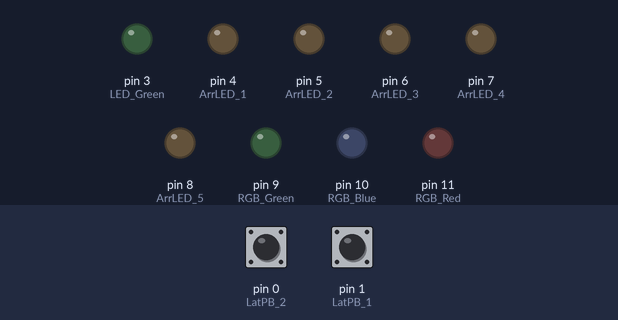
Simulated run of this sketch. Board: Arduino Uno, built with avr-gcc and run on an emulated ATmega328P. Parts: output pins drawn as LEDs (lit = HIGH). The test bench sets the inputs (shaded band); at power-on: pin 1 (LatPB_1) HIGH, pin 0 (LatPB_2) HIGH.

Above: at 1.2 s.
1.3 s: pin 1 (LatPB_1) pulled LOW for 0.15 s
At 1.7 s:
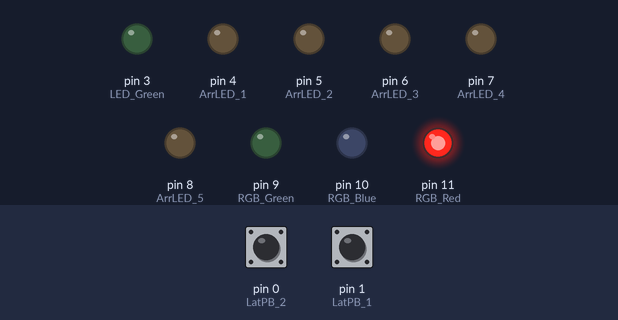
At 2.2 s:
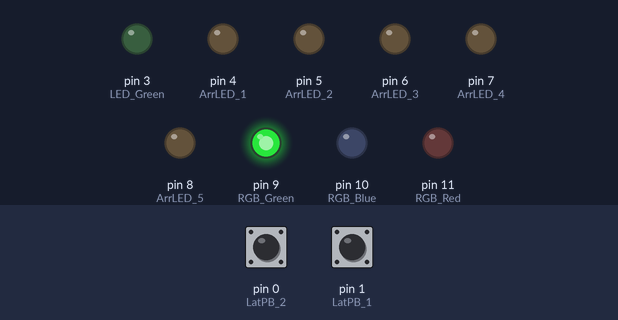
4.4 s: pin 0 (LatPB_2) pulled LOW for 3.2 s
At 5.03 s:
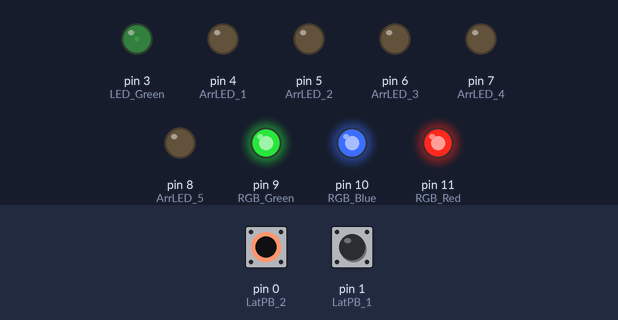
At 5.93 s:
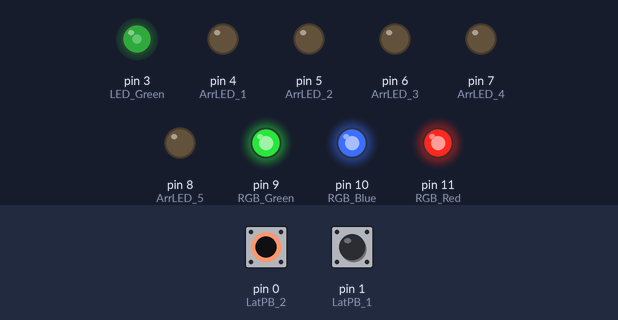
9.1 s: pin 0 (LatPB_2) pulled LOW for 0.15 s
10.7 s: pin 0 (LatPB_2) pulled LOW for 1 s
13.2 s: pin 0 (LatPB_2) pulled LOW for 0.15 s
14.8 s: pin 0 (LatPB_2) pulled LOW for 1 s
Timing chart, 0 to 17.8 s (numbered marks = the images above; inputs shaded):
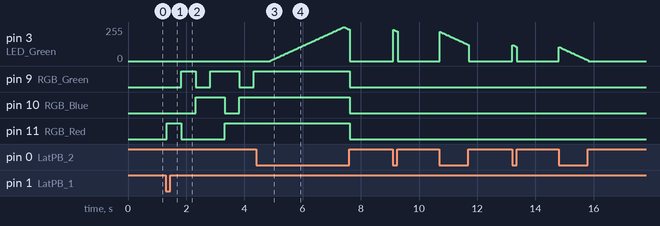

Measured:
- after the input at 1.3 s, pin 9 (RGB_Green): goes HIGH 0.50 s, LOW 0.50 s, HIGH 1.0 s, LOW 0.50 s, then HIGH, starting after 0.52 s; pin 10 (RGB_Blue): LOW → HIGH after 1.0 s, → LOW 1.0 s later, → HIGH 0.50 s later; pin 11 (RGB_Red): LOW → HIGH at once, → LOW 0.50 s later, → HIGH 1.5 s later
- after the input at 4.4 s, pin 3 (LED_Green): rises from 0/255 to 255/255 in 2.5 s, then falls to 0/255 in 0.21 s; pin 9 (RGB_Green), pin 10 (RGB_Blue), pin 11 (RGB_Red): HIGH → LOW after 3.2 s instead of 0.45 s

The sketch:

LED.ino
```cpp
/*
LED Demo Code
ProStrain Technologies
By Zharif Zubaidi
Please contact us at info@prostrain.com.my if you have any inquiries.
*/

// Pin declaration
const int RGB_Red = 11;   //RGB LED Common Cathode
const int RGB_Blue = 10;
const int RGB_Green = 9;
const int LED_Green = 3;  //Single LED
const int ArrLED_1 = 4;   //Array LED
const int ArrLED_2 = 5;
const int ArrLED_3 = 6;
const int ArrLED_4 = 7;
const int ArrLED_5 = 8;
const int LatPB_1 = 1;    //Latching Buttons
const int LatPB_2 = 0;

// Global variable declaration
int brightness = 0;
int fadeAmount = 3;
int ledMode = 0;

void setup() {
  // put your setup code here, to run once:
  // Digital Input
  /*Note:
    Due to the direct connection between digital pin to a pushbutton
    which the other end connected to GND, we need to use internal pullup
    for each digital input. The digital input reading will be inverted.
    Example: If input receive 5V, the reading in Arduino will display as 0/LOW
    and vice versa.
  */
  pinMode(LatPB_1,INPUT_PULLUP);
  pinMode(LatPB_2,INPUT_PULLUP);

  // Digital Output
  pinMode(RGB_Red,OUTPUT);
  pinMode(RGB_Blue,OUTPUT);
  pinMode(RGB_Green,OUTPUT);
  pinMode(LED_Green,OUTPUT);
  pinMode(ArrLED_1,OUTPUT);
  pinMode(ArrLED_2,OUTPUT);
  pinMode(ArrLED_3,OUTPUT);
  pinMode(ArrLED_4,OUTPUT);
  pinMode(ArrLED_5,OUTPUT);
}

void loop() {
  // put your main code here, to run repeatedly:

  // Latching push button reading and LED mode selection
  if((digitalRead(LatPB_1)==LOW)&&(digitalRead(LatPB_2)==HIGH)){
    ledMode = 1;
  }
  else if((digitalRead(LatPB_1)==HIGH)&&(digitalRead(LatPB_2)==LOW)){
    ledMode = 2;
  }
  else if((digitalRead(LatPB_1)==LOW)&&(digitalRead(LatPB_2)==LOW)){
    ledMode = 3;
  }
  else{
    ledMode = 0;
  }

  // Led mode selection
  switch(ledMode){
    case 1:
      colorRGB(255, 0, 0);     // Red
      delay(500);
      colorRGB(0, 255, 0);     // Green
      delay(500);
      colorRGB(0, 0, 255);     // Blue
      delay(500);
      colorRGB(0, 255, 255);   // Cyan
      delay(500);
      colorRGB(255, 255, 0);   // Yellow
      delay(500);
      colorRGB(255, 0, 255);   // Purple
      delay(500);
      colorRGB(255, 255, 255); // White
      delay(500);
      break;
    case 2:
      analogWrite(LED_Green, brightness);
      //digitalWrite(LED_Green, HIGH);
      // change the brightness for next time through the loop:
      brightness = brightness + fadeAmount;

      // reverse the direction of the fading at the ends of the fade:
      if (brightness <= 0 || brightness >= 255){
        fadeAmount=-fadeAmount;
      }
      // wait for 30 milliseconds to see the dimming effect
      break;
    case 3:
      arrayLED(1,0,0,0,0);
      delay(500);
      arrayLED(1,1,0,0,0);
      delay(500);
      arrayLED(1,1,1,0,0);
      delay(500);
      arrayLED(1,1,1,1,0);
      delay(500);
      arrayLED(1,1,1,1,1);
      delay(500);
      arrayLED(0,0,0,0,0);
      delay(250);
      arrayLED(1,1,1,1,1);
      delay(250);
      arrayLED(1,1,1,1,1);
      delay(250);
      arrayLED(0,0,0,0,0);
      delay(1000);
      break;
    default:
      //Turn off LED
      colorRGB(0, 0, 0); //RGB Led
      digitalWrite(LED_Green,LOW);
      arrayLED(0,0,0,0,0);
      break;
  }
  delay(30);
}

//RGB LED Function
// You can check RGB Colour Gradient - https://www.101computing.net/arduino-rgb-gradient/
void colorRGB(int red_value, int green_value, int blue_value){
  analogWrite(RGB_Red,red_value);
  analogWrite(RGB_Green,green_value);
  analogWrite(RGB_Blue,blue_value);
}

//LED Array Function
void arrayLED(int arrLED1, int arrLED2, int arrLED3, int arrLED4, int arrLED5){
  digitalWrite(ArrLED_1,arrLED1);
  digitalWrite(ArrLED_2,arrLED2);
  digitalWrite(ArrLED_3,arrLED3);
  digitalWrite(ArrLED_4,arrLED4);
  digitalWrite(ArrLED_5,arrLED5);
}
```
